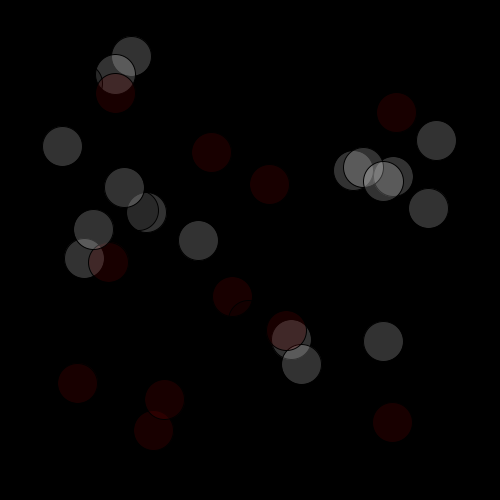
Frame 1 (no input)
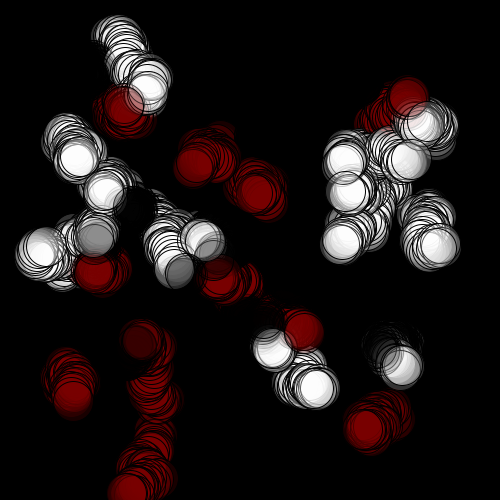
Frame 60 (the mouse pressed at the canvas centre just before this capture)
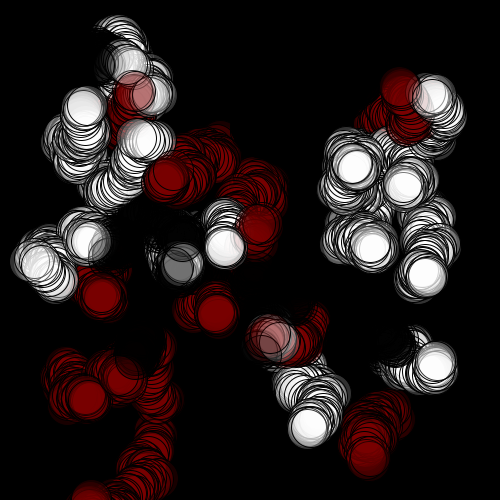
Frame 120 (the mouse held since frame 60 and released just before this capture)

The Processing sketch that drew these frames (run headless with seeded random() and noise(); from frame 60 on, the mouse is pressed at the canvas centre):

// Processing sketch: processing_21609
// ── processing_21609.pde

int num = 40;

Walker[] myWalker = new Walker[num];
color[] Colors = new color[4];

void setup(){
  size(500,500);
  background(0);
  smooth();
  frameRate(100);
  
  Colors[0] = color(255,50);
  Colors[1] = color(120,0,0,50);
  Colors[2] = color(0,50);
  
  for(int i=0; i<num; i++){
    myWalker[i] = new Walker();
  }
}

void draw(){
  for (int i=0; i<num; i++){
    myWalker[i] .display();
    myWalker[i] .update();
    //translate(sin(10*i),0);
  }
}

class Walker {
  
  color colorPicker = Colors[floor(random(0,3))];
  float x = random(50,width-50);
  float y = random(50,height-50);
  
  Walker(){
  }
  
  void update(){
    
    x = x + random(-5,5);
    y = y + random(-5,5);
  }
  
  void display(){
    
    fill(colorPicker);
    //if(colorPicker == Colors[2]){
      //stroke(255);
      //ellipse(x,y,60,60);
    //}
    //else{
      stroke(0);
      ellipse(x,y,40,40);
    //}
  }
}
